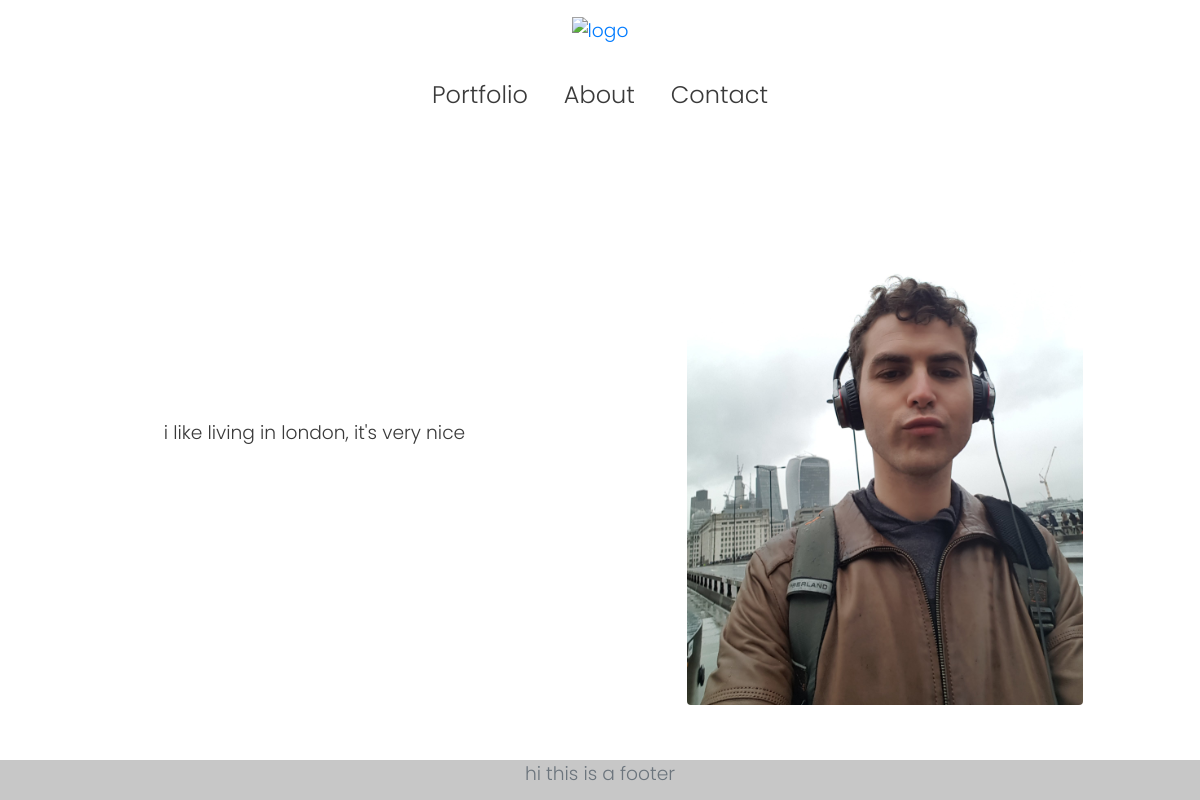
Page /about/ on the earlier database version.
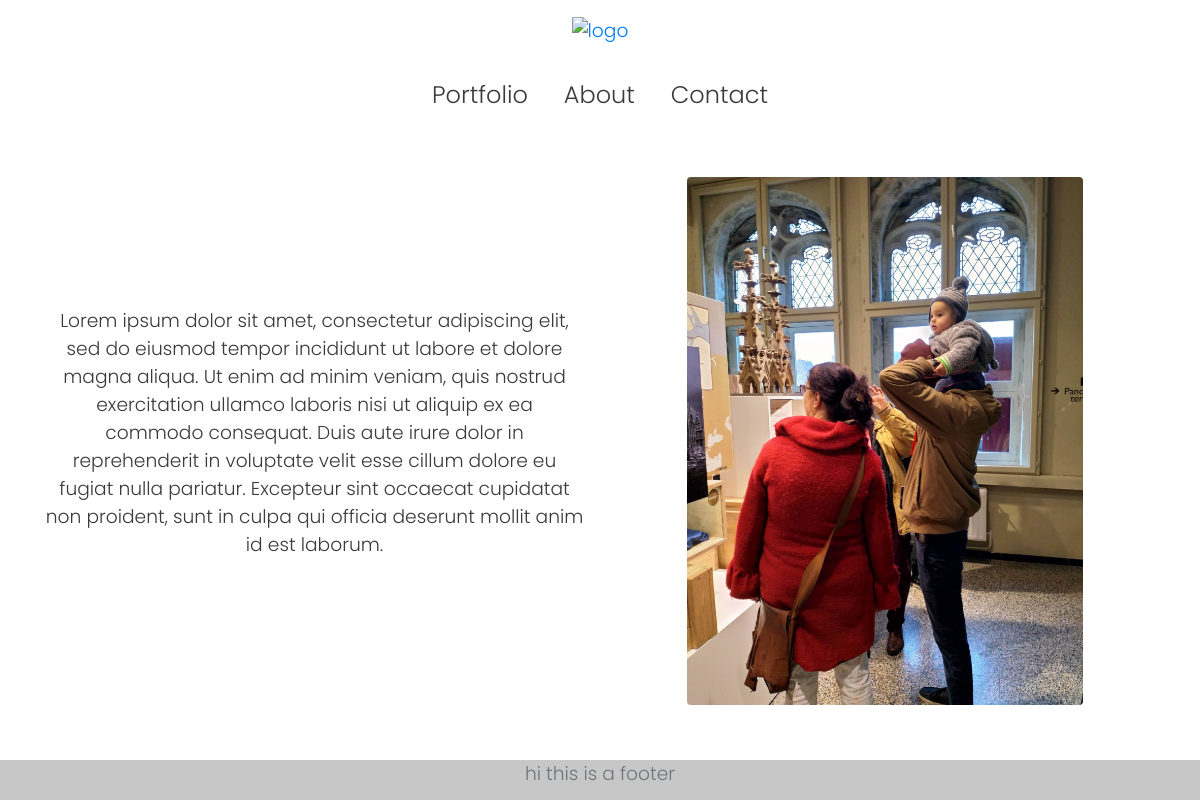
Same page on the later database version.
### portfolio/models.py (models this page shows, shortened)
class About(models.Model):
    uploaddate = models.DateField(auto_now_add=True)
    about_photo = models.ImageField(upload_to='about/%Y', null=True, blank=True)
    about_photo_name = models.CharField(max_length=200, null=True, blank=True, unique=True, error_messages={'unique':'Another profile photo with this name already exists.'})
    about_text = models.TextField(null=True, blank=True)
    current_photo_choices = [('enabled', 'enabled')]
    current_photo = models.CharField(choices=current_photo_choices, max_length=7, null=True, blank=True, unique=True, error_messages={'unique':'Another photo is already enabled as about-me photo.'})

### portfolio/views.py (the view)
# urls.py: path('about/', AboutView.as_view(), name='about'),
class AboutView(ListView):
    model = About
    template_name = 'about.html'
    queryset = About.objects.filter(Q(current_photo='enabled'))

### templates/about.html
{% extends 'base.html' %}
{% block content %}
<div class="container">
    <div class="row aboutrowcontainer">
        {% for about in object_list %}
            <div class="col-sm">
                <p>{{ about.about_text }}</p>
            </div>
            <div class="col-sm p-3 aboutpiccontainer">
                <img class="img-fluid rounded aboutpic" src="{{ about.about_photo.url}}" alt="{{ about.about_photo_name }}">
            </div>
        {% endfor %}
    </div>
</div>
{% endblock content %}

Differences in the rows shown:
changed About: about_text "i like living in london, it's very nice" → "Lorem ipsum dolor sit amet, consectetur adipiscing elit, sed do eiusmod tempor incididunt ut labore et dolore magna aliqua. Ut enim ad minim veniam, quis nostrud exercitation ullamco laboris nisi ut aliquip ex ea commodo consequat. Duis aute irure dolor in reprehenderit in voluptate velit esse cillum dolore eu fugiat nulla pariatur. Excepteur sint occaecat cupidatat non proident, sunt in culpa qui officia deserunt mollit anim id est laborum."; about_photo: a different picture
